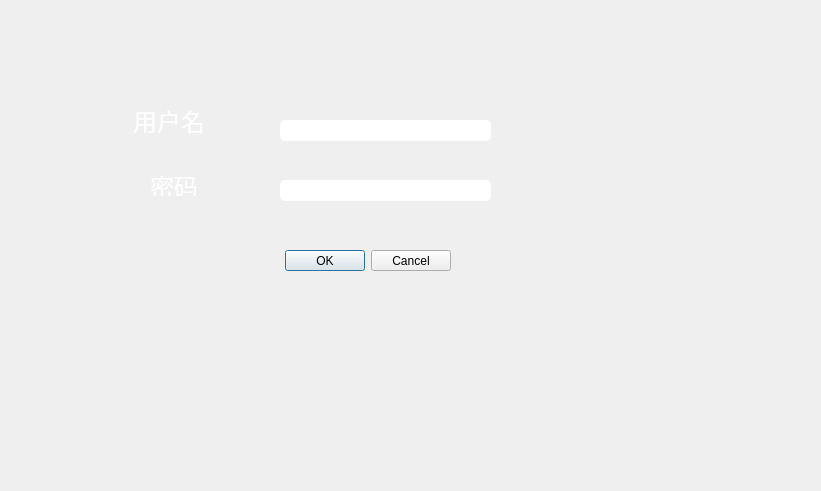
<?xml version="1.0" encoding="UTF-8"?>
<ui version="4.0">
 <class>Dialog</class>
 <widget class="QDialog" name="Dialog">
  <property name="geometry">
   <rect>
    <x>0</x>
    <y>0</y>
    <width>821</width>
    <height>491</height>
   </rect>
  </property>
  <property name="windowTitle">
   <string>Dialog</string>
  </property>
  <widget class="QDialogButtonBox" name="buttonBox">
   <property name="geometry">
    <rect>
     <x>130</x>
     <y>250</y>
     <width>321</width>
     <height>21</height>
    </rect>
   </property>
   <property name="styleSheet">
    <string notr="true">QDialogButtonBox {
    font-size: 16px;
}</string>
   </property>
   <property name="orientation">
    <enum>Qt::Orientation::Horizontal</enum>
   </property>
   <property name="standardButtons">
    <set>QDialogButtonBox::StandardButton::Cancel|QDialogButtonBox::StandardButton::Ok</set>
   </property>
  </widget>
  <widget class="QLabel" name="label">
   <property name="geometry">
    <rect>
     <x>133</x>
     <y>105</y>
     <width>71</width>
     <height>31</height>
    </rect>
   </property>
   <property name="styleSheet">
    <string notr="true">QLabel {
    color: white;
    font-size: 24px;
}</string>
   </property>
   <property name="text">
    <string>用户名</string>
   </property>
  </widget>
  <widget class="QLabel" name="label_2">
   <property name="geometry">
    <rect>
     <x>150</x>
     <y>175</y>
     <width>81</width>
     <height>21</height>
    </rect>
   </property>
   <property name="styleSheet">
    <string notr="true">QLabel {
    color: white;
    font-size: 24px;
}</string>
   </property>
   <property name="text">
    <string>密码</string>
   </property>
  </widget>
  <widget class="QLineEdit" name="username">
   <property name="geometry">
    <rect>
     <x>280</x>
     <y>120</y>
     <width>211</width>
     <height>21</height>
    </rect>
   </property>
   <property name="styleSheet">
    <string notr="true">QLineEdit {
    background-color: white;
    border-radius: 5px;
    font-size: 14px;
}</string>
   </property>
   <property name="echoMode">
    <enum>QLineEdit::EchoMode::Password</enum>
   </property>
  </widget>
  <widget class="QLineEdit" name="password">
   <property name="geometry">
    <rect>
     <x>280</x>
     <y>180</y>
     <width>211</width>
     <height>21</height>
    </rect>
   </property>
   <property name="styleSheet">
    <string notr="true">QLineEdit {
    background-color: white;
    border-radius: 5px;
    font-size: 14px;
}</string>
   </property>
   <property name="echoMode">
    <enum>QLineEdit::EchoMode::Password</enum>
   </property>
  </widget>
 </widget>
 <resources/>
 <connections>
  <connection>
   <sender>buttonBox</sender>
   <signal>accepted()</signal>
   <receiver>Dialog</receiver>
   <slot>accept()</slot>
   <hints>
    <hint type="sourcelabel">
     <x>248</x>
     <y>254</y>
    </hint>
    <hint type="destinationlabel">
     <x>157</x>
     <y>274</y>
    </hint>
   </hints>
  </connection>
  <connection>
   <sender>buttonBox</sender>
   <signal>rejected()</signal>
   <receiver>Dialog</receiver>
   <slot>reject()</slot>
   <hints>
    <hint type="sourcelabel">
     <x>316</x>
     <y>260</y>
    </hint>
    <hint type="destinationlabel">
     <x>286</x>
     <y>274</y>
    </hint>
   </hints>
  </connection>
 </connections>
</ui>
